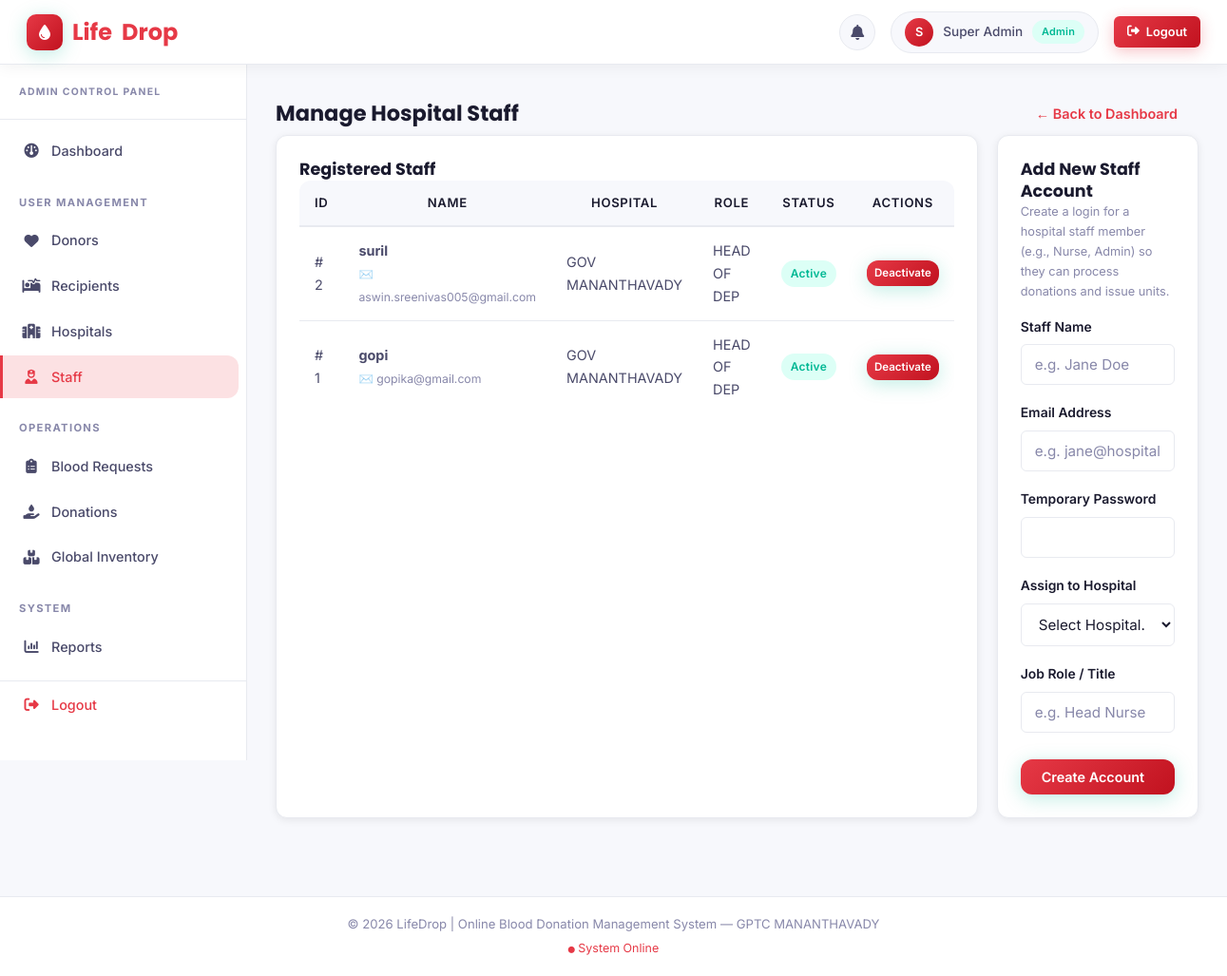
Screenshot of /admin/manage_staff.php (signed in) with the database file from the repository.
### tables this page shows
CREATE TABLE `staff` (
  `Staff_ID` int(11) NOT NULL,
  `Hospital_ID` int(11) NOT NULL,
  `Name` varchar(100) NOT NULL,
  `Role` varchar(50) DEFAULT 'Nurse',
  `Email` varchar(100) NOT NULL,
  `Password` varchar(255) NOT NULL,
  `Status` enum('Active','Inactive') DEFAULT 'Active',
  `Created_At` timestamp NOT NULL DEFAULT current_timestamp()
);

CREATE TABLE `hospital` (
  `Hospital_ID` int(11) NOT NULL,
  `Hospital_Name` varchar(150) NOT NULL,
  `Location` varchar(255) DEFAULT NULL,
  `Contact_Number` varchar(20) DEFAULT NULL,
  `Email` varchar(100) NOT NULL,
  `Password` varchar(255) NOT NULL,
  `Status` enum('Pending','Approved','Rejected') DEFAULT 'Pending',
  `Created_At` timestamp NOT NULL DEFAULT current_timestamp()
);

### admin/manage_staff.php (the view, shortened to what this page needs)
<?php
require_once dirname(__DIR__) . '/includes/header.php';
try {
    $stmt = $pdo->query("
        SELECT s.*, h.Hospital_Name
        FROM Staff s
        LEFT JOIN HOSPITAL h ON s.Hospital_ID = h.Hospital_ID
        ORDER BY s.Created_At DESC
    ");
    $staff_members = $stmt->fetchAll();
    $h_stmt = $pdo->query("SELECT Hospital_ID, Hospital_Name FROM HOSPITAL WHERE Status = 'Approved' ORDER BY Hospital_Name ASC");
    $active_hospitals = $h_stmt->fetchAll();
} catch (PDOException $e) {
    die("Database Error: A system error occurred. Please try again later.");
}
?>
<div style="display: flex; justify-content: space-between; align-items: center;">
    <h2>Manage Hospital Staff</h2>
    <a href="dashboard.php" class="btn">&larr; Back to Dashboard</a>
</div>
<div class="dashboard-grid" style="grid-template-columns: 2fr 1fr;">
    <div class="card">
        <h3>Registered Staff</h3>
        <div class="table-responsive">
            <table class="table">
                <thead>
                    <tr>
                        <th>ID</th>
                        <th>Name</th>
                        <th>Hospital</th>
                        <th>Role</th>
                        <th>Status</th>
                        <th>Actions</th>
                    </tr>
                </thead>
                <tbody>
                    <?php if (count($staff_members) > 0): ?>
                        <?php foreach ($staff_members as $staff): ?>
                            <tr>
                                <td>#
                                    <?php echo $staff['Staff_ID']; ?>
                                </td>
                                <td>
                                    <strong>
                                        <?php echo htmlspecialchars($staff['Name']); ?>
                                    </strong><br>
                                    <span style="font-size: 0.85em; color: var(--text-muted);">✉️
                                        <?php echo htmlspecialchars($staff['Email']); ?>
                                    </span>
                                </td>
                                <td>
                                    <?php echo htmlspecialchars($staff['Hospital_Name'] ?? 'Unassigned / Error'); ?>
                                </td>
                                <td>
                                    <?php echo htmlspecialchars($staff['Role']); ?>
                                </td>
                                <td>
                                    <?php if ($staff['Status'] === 'Active'): ?>
                                        <span class="badge badge-success">Active</span>
                                    <?php else: ?>
                                        <span class="badge" style="background: var(--text-muted); color: white;">Inactive</span>
                                    <?php endif; ?>
                                </td>
                                <td>
                                    <?php if ($staff['Status'] === 'Active'): ?>
                                        <a href="?action=deactivate&id=<?php echo $staff['Staff_ID']; ?>" class="btn btn-primary"
                                            style="padding: 4px 8px; font-size: 0.8em; background-color: var(--text-muted);"
                                            onclick="return confirm('Deactivate this staff member? They will not be able to log in.');">Deactivate</a>
                                    <?php else: ?>
                                        <a href="?action=activate&id=<?php echo $staff['Staff_ID']; ?>" class="btn btn-success"
                                            style="padding: 4px 8px; font-size: 0.8em;"
                                            onclick="return confirm('Activate this staff member?');">Activate</a>
                                    <?php endif; ?>
                                </td>
                            </tr>
                        <?php endforeach; ?>
                    <?php else: ?>
                        <tr>
                            <td colspan="6" style="text-align: center; padding: 20px;">No staff accounts created yet.</td>
                        </tr>
                    <?php endif; ?>
                </tbody>
            </table>
        </div>
    </div>
    <div class="card">
        <h3>Add New Staff Account</h3>
        <p style="font-size: 0.85em; color: var(--text-muted); margin-bottom: 15px;">Create a login for a hospital staff
            member (e.g., Nurse, Admin) so they can process donations and issue units.</p>
        <?php if (count($active_hospitals) === 0): ?>
            <div class="alert alert-error">You must approve at least one hospital before you can create staff accounts.
            </div>
        <?php else: ?>
            <form method="POST" action="">
                <div class="form-group">
                    <label>Staff Name</label>
                    <input type="text" name="name" class="form-control" required placeholder="e.g. Jane Doe">
                </div>
                <div class="form-group">
                    <label>Email Address</label>
                    <input type="email" name="email" class="form-control" required placeholder="e.g. jane@hospital.com">
                </div>
                <div class="form-group">
                    <label>Temporary Password</label>
                    <input type="password" name="password" class="form-control" required>
                </div>
                <div class="form-group">
                    <label>Assign to Hospital</label>
                    <select name="hospital_id" class="form-control" required>
                        <option value="">Select Hospital...</option>
                    </select>
                </div>
                <div class="form-group">
                    <label>Job Role / Title</label>
                    <input type="text" name="staff_role" class="form-control" required placeholder="e.g. Head Nurse">
                </div>
                <button type="submit" name="add_staff" class="btn btn-primary" style="width: 100%; margin-top: 10px;">Create
                    Account</button>
            </form>
        <?php endif; ?>
    </div>
</div>
<?php require_once dirname(__DIR__) . '/includes/footer.php'; ?>

### assets/css/style.css (style rules this page uses)
:root { --primary: #e63946; --primary-dark: #c1121f; --primary-light: #fff0f1; --primary-glow: rgba(230, 57, 70, 0.15); --accent-red: #e63946; --accent-red-dark: #c1121f; --accent-red-light: #fff0f1; --text-dark: #1a1a2e; --text-body: #4a4a6a; --text-muted: #8888aa; --bg-page: #f7f8fc; --bg-card: #ffffff; --border: #e8eaf0; --success: #00b894; --warning: #f39c12; --danger: #e63946; --info: #0984e3; --shadow-xs: 0 1px 3px rgba(0, 0, 0, 0.06); --shadow-sm: 0 2px 8px rgba(0, 0, 0, 0.08); --shadow-md: 0 4px 20px rgba(0, 0, 0, 0.10); --shadow-lg: 0 8px 40px rgba(0, 0, 0, 0.12); --shadow-primary: 0 4px 20px rgba(0, 184, 148, 0.25); --sidebar-w: 260px; --topbar-h: 68px; --radius-sm: 6px; --radius-md: 12px; --radius-lg: 20px; --radius-xl: 30px; --transition: all 0.25s cubic-bezier(0.4, 0, 0.2, 1); }
*, *::before, *::after { margin: 0; padding: 0; box-sizing: border-box; }
html { scroll-behavior: smooth; }
body { font-family: 'Inter', 'Segoe UI', sans-serif; background-color: var(--bg-page); color: var(--text-body); line-height: 1.65; font-size: 15px; }
h1, h2, h3, h4, h5 { font-family: 'Poppins', sans-serif; color: var(--text-dark); line-height: 1.3; }
a { color: var(--primary); text-decoration: none; transition: var(--transition); }
.btn { display: inline-flex; align-items: center; gap: 7px; padding: 10px 22px; font-family: 'Inter', sans-serif; font-size: 0.9rem; font-weight: 600; border: none; border-radius: var(--radius-md); cursor: pointer; text-decoration: none; transition: var(--transition); white-space: nowrap; }
.btn-primary { background: linear-gradient(135deg, var(--primary), var(--primary-dark)); color: white; box-shadow: var(--shadow-primary); }
.card { background: var(--bg-card); border-radius: var(--radius-md); border: 1px solid var(--border); padding: 24px; margin-bottom: 24px; box-shadow: var(--shadow-sm); transition: var(--transition); }
.dashboard-grid { display: grid; grid-template-columns: repeat(auto-fit, minmax(220px, 1fr)); gap: 20px; margin-bottom: 28px; }
.form-group { margin-bottom: 18px; }
.form-group label { display: block; margin-bottom: 7px; font-weight: 600; font-size: 0.87rem; color: var(--text-dark); }
.form-control { width: 100%; padding: 11px 14px; border: 1.5px solid var(--border); border-radius: var(--radius-sm); font-size: 0.95rem; font-family: 'Inter', sans-serif; color: var(--text-dark); background: #fff; transition: var(--transition); outline: none; }
.form-control::placeholder { color: var(--text-muted); }
select.form-control { cursor: pointer; }
.table-responsive { overflow-x: auto; border-radius: var(--radius-md); }
.table { width: 100%; border-collapse: collapse; font-size: 0.9rem; }
.table th { background: var(--bg-page); color: var(--text-dark); font-weight: 600; font-size: 0.82rem; text-transform: uppercase; letter-spacing: 0.05em; padding: 13px 16px; border-bottom: 2px solid var(--border); white-space: nowrap; }
.table td { padding: 13px 16px; border-bottom: 1px solid var(--border); color: var(--text-body); vertical-align: middle; }
.table tbody tr:last-child td { border-bottom: none; }
.badge { display: inline-flex; align-items: center; gap: 4px; padding: 4px 10px; border-radius: var(--radius-xl); font-size: 0.75rem; font-weight: 600; letter-spacing: 0.02em; }
.badge-success, .badge-approved { background: #dcfff6; color: var(--success); }

### rows the page displays
staff: Staff_ID "2", Name "suril", Email "aswin.sreenivas005@gmail.com", Hospital_ID.Hospital_Name "GOV MANANTHAVADY", Role "HEAD OF DEP", Status "Active"
staff: Staff_ID "1", Name "gopi", Email "gopika@gmail.com", Hospital_ID.Hospital_Name "GOV MANANTHAVADY", Role "HEAD OF DEP", Status "Active"

### other values shown
substr($_SESSION['user_name'] ?? $_SESSION['role'], 0, 1) "S"
$_SESSION['user_name'] "Super Admin"
$_SESSION['role'] "Admin"
